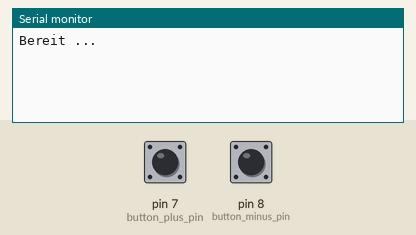
Recording of a sketch running on a simulated Arduino Uno, built with avr-gcc and run on an emulated ATmega328P. Parts: the last lines printed to the serial monitor. The test bench sets the inputs (shaded band); at power-on: pin 7 (button_plus_pin) HIGH, pin 8 (button_minus_pin) HIGH.

Above: at 1.7 s.
1.8 s: pin 7 (button_plus_pin) pulled LOW for 0.15 s
At 2.3 s:
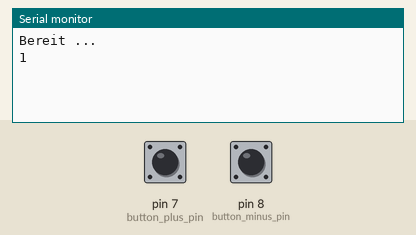
3.4 s: pin 8 (button_minus_pin) pulled LOW for 0.15 s
At 4.7 s:
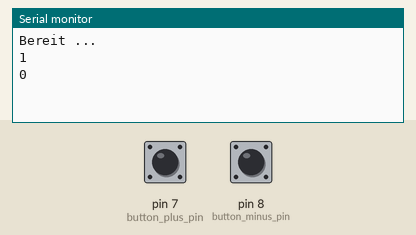
5.0 s: pin 8 (button_minus_pin) pulled LOW for 1 s
At 5.9 s:
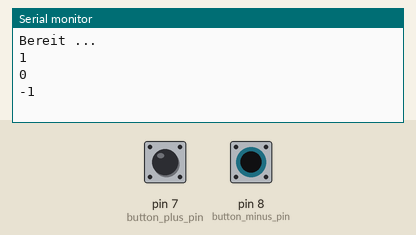

The sketch:

Buttons_entprellen.ino
```cpp
/**
 * Buttons entprellen
 * ==================
 *
 * Dieses Beispiel zeigt einen pragmatischen Ansatz, um an den Arduino angeschlossene Hardware-Buttons
 * zu entprellen. Sobald ein Pin auf LOW geht und der Button potentiell gedrückt wurde, wartet der
 * Arduino 100 Milisekunden (was auch bei schlechten Buttons noch funktionieren sollte) und prüft den
 * Pin dann nochmal. Ist dieser immer noch LOW, gehen wir davon aus, dass das Prellen aufgehört hat
 * und der Button immer noch gedrückt wird.
 *
 * Vorteil dieser Methode ist, dass sie simpel zu implementieren ist. Nachteil ist, dass der Arduino
 * während dieser 100 Milisekunden keine anderen Aufgaben bearbeiten kann. Hierfür müsste man sich
 * eine komplexere Logik ohne die delay()-Funktion überlegen, die bei jedem Aufruf der loop()-Funktion
 * eine Aufgabe ausführt und dabei im Falle von den Buttons mitzählt, wie viel Zeit vergangen ist.
 * Das Quellcode-Beispiel "Arduino Uno/Aufgaben/Hardware-Button" zeigt einen Weg, wie dies mit Hilfe
 * einer Klasse elegant realisiert werden kann. Auf dem ESP32 können wir stattdessen auch einfach
 * einen neuen Task starten und dadurch mehrer Aktionen quasi-parallel ausführen.
 *
 * Zusätzlich zeigt dieses Beispiel, wie ein Doppelauslösen der Buttons vermieden werden kann, wenn
 * sie gedrückt gehalten werden. Hierfür wird bei erkanntem Tastendruck einfach ein Flag gesetzt
 * und bei Loslassen aller Buttons wieder gelöscht. Wird ein Tastendruck erkannt, so lange das Flag
 * noch gesetzt ist, gehen wir davon aus, dass die AKtion schon ausgelöst, der Button aber noch nicht
 * losgelassen wurde.
 *
 * Hardwareaufbau:
 * ---------------
 *
 *  * GND -> Button -> Pin 7
 *  * GND -> Button -> Pin 8
 *
 * Relevante Dokumentation
 * -----------------------
 *
 * https://docs.arduino.cc/language-reference/en/functions/digital-io/pinMode/
 * https://docs.arduino.cc/language-reference/en/functions/digital-io/digitalread/
 * https://docs.arduino.cc/language-reference/en/functions/time/delay/
 */

constexpr int button_plus_pin  = 7;
constexpr int button_minus_pin = 8;

/**
 * Initialisierung der Hardware nach dem Einschalten
 */
void setup() {
  Serial.begin(9600);
  delay(500);
  Serial.println("Bereit ...");

  pinMode(button_plus_pin, INPUT_PULLUP);
  pinMode(button_minus_pin, INPUT_PULLUP);
}

/**
 * Unendlich oft ausgeführte Hauptprogrammlogik
 */
void loop() {
  static int counter = 0;
  static bool button_released = true;

  if (digitalRead(button_plus_pin) == LOW) {
    // Plus-Button: Counter hochzählen
    delay(100);

    if (digitalRead(button_plus_pin) == LOW && button_released) {
      button_released = false;

      counter++;
      Serial.println(counter);
    }
  } else if (digitalRead(button_minus_pin) == LOW) {
    // Minus-Button: Counter runterzählen
    delay(100);

    if (digitalRead(button_minus_pin) == LOW && button_released) {
      button_released = false;

      counter--;
      Serial.println(counter);
    }
  } else {
    button_released = true;
  }
}
```

Measured:
- after the input at 1.8 s, the serial monitor: prints a new line after 0.10 s (image 1)
- after the input at 3.4 s, the serial monitor: prints a new line after 0.10 s (image 2)
- after the input at 5.0 s, the serial monitor: prints a new line after 0.10 s (image 3)
